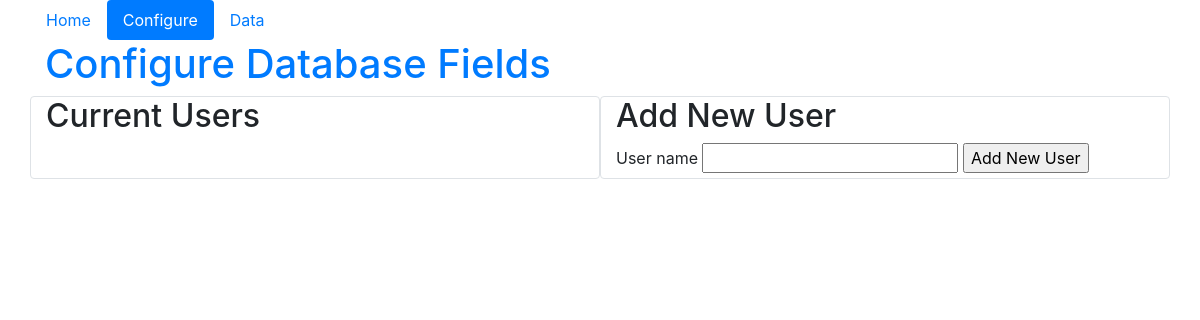
The app's page /configure, older data.
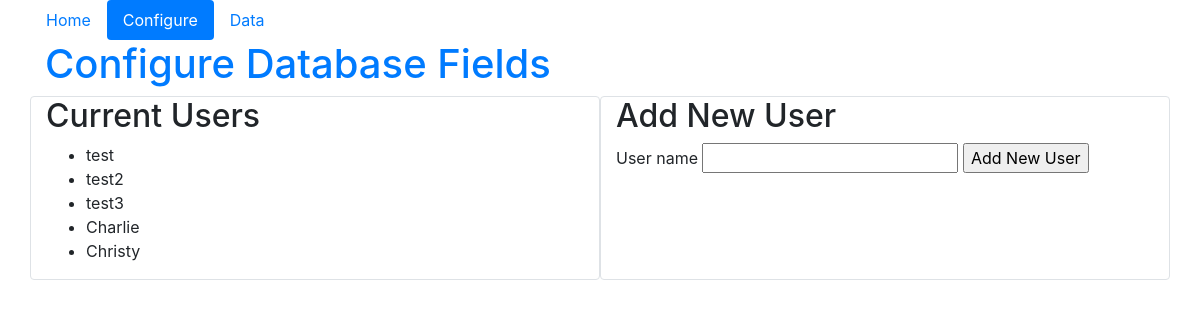
The same page, newer data.
### tracker_app/models.py (models this page shows, shortened)
class User(db.Model):
    id = db.Column(db.Integer, primary_key=True)
    username = db.Column(db.String(20), unique=True, nullable=False)

### tracker_app/routes.py (the view, shortened to what this page needs)
@app.route("/configure", methods=["GET","POST"])
def configure():
	newUserForm = forms.NewUserForm()
	return render_template('configure.html', users=User.query.all(), newUserForm=newUserForm)

### tracker_app/forms.py
class NewUserForm(FlaskForm):
	username = 	StringField('User name', validators=[DataRequired()])
	submit = SubmitField('Add New User')

### tracker_app/templates/configure.html (shortened to what this page needs)
{% extends 'layout.html' %}
{% set activePage = "configure" %}
{% block content %}
<h1 class="text-primary">Configure Database Fields</h1>
<div class="row">
	<div class="col-sm border rounded">
		<h2>Current Users</h2>
		<ul>
			{% for user in users %}
				<li>{{ user.username }}</li>
			{% endfor %}
		</ul>
	</div>
	<div class="col-sm border rounded">
		<h2>Add New User</h2>
		<form method="POST" action={{url_for('configure')}}>
			{{ newUserForm.username.label }} {{ newUserForm.username(size=20) }}
			{{ newUserForm.submit }}
		</form>
	</div>
</div>
{% endblock %}

### tracker_app/templates/layout.html (shortened to what this page needs)
<!DOCTYPE html>
<html lang="en">
<head>
<link rel="stylesheet" href="https://stackpath.bootstrapcdn.com/bootstrap/4.5.0/css/bootstrap.min.css">
</head>
<body>
	<div class="container">
		{% set navigation_bar = [
			('home', 'Home'),
			('configure', 'Configure'),
			('showData', 'Data')
		] %}
		<div class="row" id="sitenav">
			<nav class="nav nav-pills nav-fill">
				{% for id, text in navigation_bar %}
					<a class="nav-item nav-link {% if id == activePage %} active{% endif %}" href="{{ url_for(id) }}">{{ text }}</a>
				{% endfor %}
			</nav>
		</div>
		<div class="row" id="content">
			<div class="col-sm">
				{% block content %}{% endblock %}
			</div>
		</div>
	</div>
</body>
</html>

Row changes from the older to the newer data that the page shows:
added User: username "test"
added User: username "test2"
added User: username "test3"
added User: username "Charlie"
added User: username "Christy"
